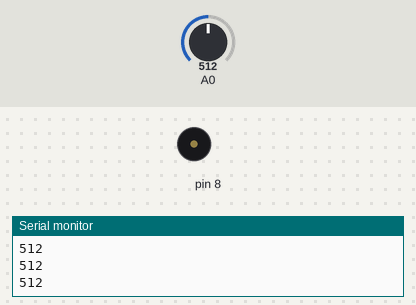
This sketch was run on a simulated Arduino Uno, built with avr-gcc and run on an emulated ATmega328P. Parts: buzzer (waves = sounding), the last lines printed to the serial monitor. The test bench sets the inputs (shaded band); at power-on: A0 = 512.

Above: at 1.2 s.
1.3 s: A0 set to 1009
2.8 s: A0 set to 1023
At 4.3 s:
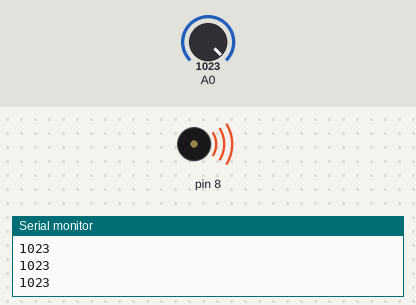
Timing chart, 0 to 5.8 s (numbered marks = the images above; inputs shaded):
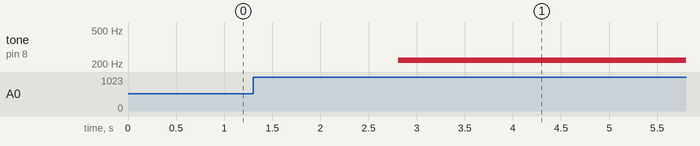

Measured:
- the behaviour switches between 1022 and 1023 on A0 (found by bisection; images 0 and 1)
- after the input at 2.8 s, tone on pin 8: silent → 220 Hz at once

The sketch:

Music.ino
```cpp
const int a = 220;
const int b = 233;
const int h = 245;
const int c = 262;

const int notes[] = {a, b, h, c};

void setup() {
  Serial.begin(9600);
}

void loop() {
  int keyVal = analogRead(A0);
  Serial.println(keyVal);
  switch (keyVal) {
    case 1023:
      tone(8, a);
      break;
    case 1002:
      tone(8, b);
      break;
    case 511:
      tone(8, h);
      break;
    case 8:
      tone(8, c);
      break;
    default:
      noTone(8);
      break;
  }
}
```
